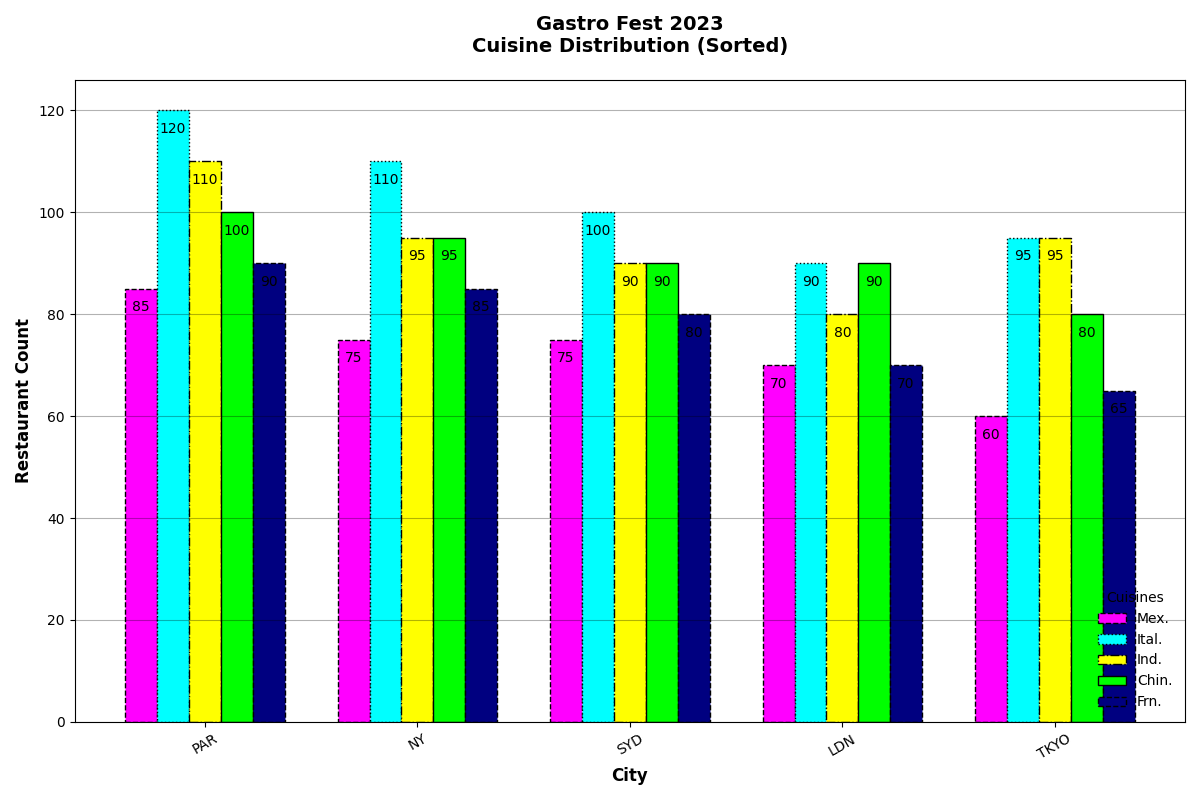

Reproduce this figure in Python.
import matplotlib.pyplot as plt
import numpy as np

cities = ['PAR', 'NY', 'SYD', 'LDN', 'TKYO']
cuisines = ['Mex.', 'Ital.', 'Ind.', 'Chin.', 'Frn.']

data = np.array([
    [85, 75, 75, 70, 60],
    [120, 110, 100, 90, 95],
    [110, 95, 90, 80, 95],
    [100, 95, 90, 90, 80],
    [90, 85, 80, 70, 65]
])

bar_width = 0.15

r1 = np.arange(len(cities))
r2 = [x + bar_width for x in r1]
r3 = [x + bar_width for x in r2]
r4 = [x + bar_width for x in r3]
r5 = [x + bar_width for x in r4]

fig, ax = plt.subplots(figsize=(12, 8))

bar1 = ax.bar(r1, data[0], color='magenta', width=bar_width, edgecolor='black', linestyle='--', label=cuisines[0])
bar2 = ax.bar(r2, data[1], color='cyan', width=bar_width, edgecolor='black', linestyle=':', label=cuisines[1])
bar3 = ax.bar(r3, data[2], color='yellow', width=bar_width, edgecolor='black', linestyle='-.', label=cuisines[2])
bar4 = ax.bar(r4, data[3], color='lime', width=bar_width, edgecolor='black', linestyle='-', label=cuisines[3])
bar5 = ax.bar(r5, data[4], color='navy', width=bar_width, edgecolor='black', linestyle='--', label=cuisines[4])

ax.set_xlabel('City', fontweight='bold', fontsize=12)
ax.set_ylabel('Restaurant Count', fontweight='bold', fontsize=12)
ax.set_title('Gastro Fest 2023\nCuisine Distribution (Sorted)', fontweight='bold', fontsize=14, pad=20)

ax.set_xticks([r + 2 * bar_width for r in range(len(cities))])
ax.set_xticklabels(cities, rotation=30, ha='center', fontsize=10)

ax.legend(title='Cuisines', loc='lower right', fontsize=10, edgecolor='black', frameon=False)

ax.yaxis.grid(True, linestyle='-', which='major', color='black', alpha=0.3)

def add_labels(bars):
    for bar in bars:
        height = bar.get_height()
        ax.text(bar.get_x() + bar.get_width() / 2., height - 5, f'{int(height)}', ha='center', va='bottom', color='black', fontweight='normal')

add_labels(bar1)
add_labels(bar2)
add_labels(bar3)
add_labels(bar4)
add_labels(bar5)

plt.tight_layout()

plt.show()
